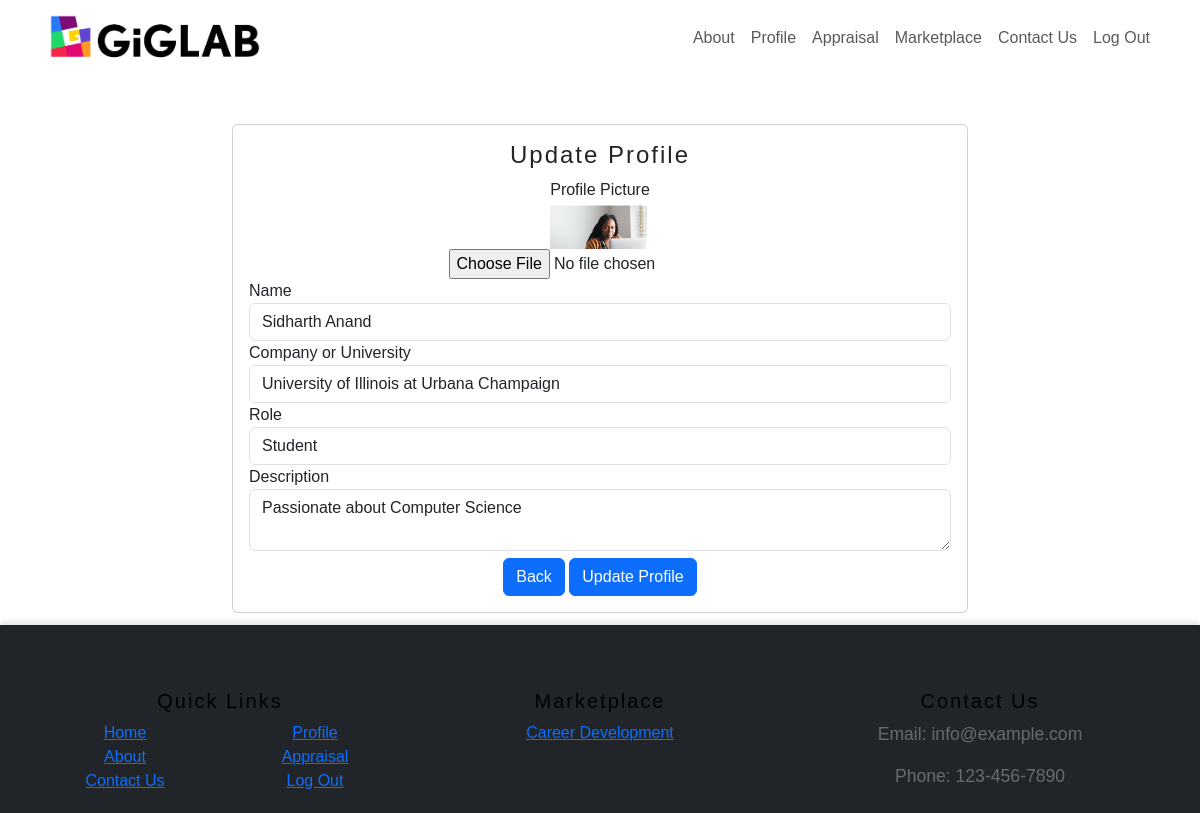
The page /profile/update (signed in) on the database as committed earlier.
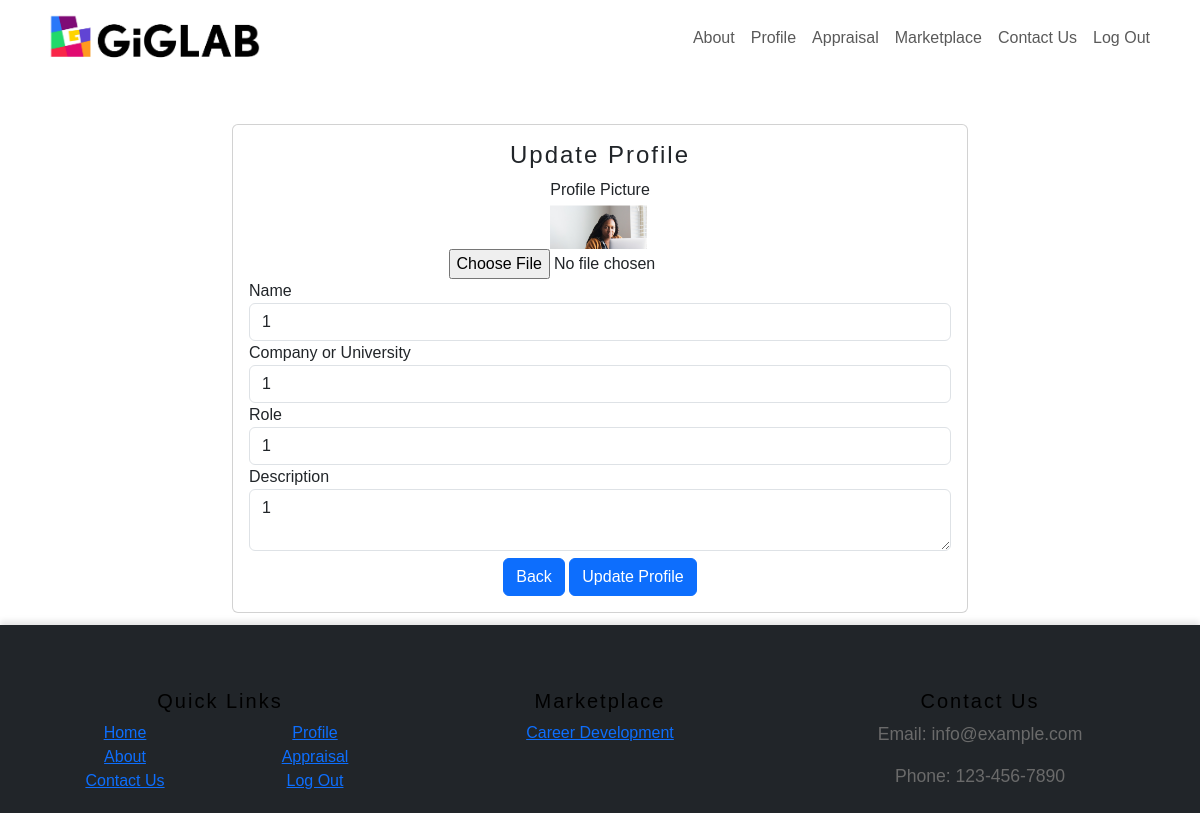
The same page on the database as committed later.
### model.py (models this page shows, shortened)
class User(db.Model):
    id = db.Column(db.Integer, primary_key=True)
    username = db.Column(db.String(50), unique=True)
    password = db.Column(db.String(50))
    response = db.Column(db.JSON)
    score = db.Column(db.JSON)
    profile_picture = db.Column(db.String(255))
    name = db.Column(db.String(50))
    description = db.Column(db.String(255))
    role = db.Column(db.String(50))
    affiliation = db.Column(db.String(50))

### main.py (the view, shortened to what this page needs)
@app.route('/profile/update', methods=['GET', 'POST'])
@login_required
def profile_update():
    user = User.query.filter_by(username=session['username']).first()
    return render_template('profile_update.html', profile_picture_url=user.profile_picture, name=user.name, description=user.description, role=user.role, affiliation=user.affiliation)

### main.py (called while the page is built)
def login_required(f):
    @wraps(f)
    def decorated_function(*args, **kwargs):
        if 'user_id' not in session:
            flash('You need to login first.', 'danger')
            return redirect(url_for('login'))
        return f(*args, **kwargs)
    return decorated_function

### utility.py (called while the page is built)
@app.teardown_appcontext
def teardown_appcontext(exception=None):
    db.session.remove()

### templates/profile_update.html
{% extends "base.html" %}
{% block content %}
<div class="container mt-5">
    <div class="row justify-content-center">
        <div class="col-md-8">
            <div class="card profile-update-card">
                <div class="card-body">
                    <h4 class="card-title text-center">Update Profile</h4>
                    <form method="post" enctype="multipart/form-data">
                        <div class="form-group text-center">
                            <label for="profile-picture-input">Profile Picture</label>
                            <div class="profile-picture-container">
                                <img id="profile-picture-preview" src="{{ url_for('static', filename='uploads/' + profile_picture_url) }}" alt="Profile Picture" class="profile-picture" width="100px" height="auto">
                            </div>
                            <input type="file" id="profile-picture-input" name="profile_picture" class="form-control-file">
                        </div>
                        <div class="form-group">
                            <label for="name-input">Name</label>
                            <input type="text" id="name-input" name="name" value="{{ name }}" class="form-control">
                        </div>
                        <div class="form-group">
                            <label for="affiliation-input">Company or University</label>
                            <input type="text" id="affiliation-input" name="affiliation" value="{{ affiliation }}" class="form-control">
                        </div>
                        <div class="form-group">
                            <label for="role-input">Role</label>
                            <input type="text" id="role-input" name="role" value="{{ role }}" class="form-control">
                        </div>
                        <div class="form-group">
                            <label for="description-input">Description</label>
                            <textarea id="description-input" name="description" class="form-control">{{ description }}</textarea>
                        </div>
                        <div class="text-center">
                            <a href="{{ url_for('profile') }}" class="btn btn-primary" style="margin-top: 1%;">Back</a>
                            <button type="submit" class="btn btn-primary" style="margin-top:1%">Update Profile</button>
                        </div>
                    </form>
                </div>
            </div>
        </div>
    </div>
</div>
{% endblock %}

### templates/base.html (shortened to what this page needs)
<!DOCTYPE html>
<html lang="en">
<head>
    <link href="https://cdn.jsdelivr.net/npm/bootstrap@5.3.0/dist/css/bootstrap.min.css" rel="stylesheet"
>
        <link rel="stylesheet" href="https://cdn.jsdelivr.net/gh/AngeloFaella/CircularProgressBar@1.0/circularProgressBar.css">
</head>
<body>
    <section>
        <nav class="navbar navbar-expand-lg navbar-light bg-white">
            <div class="container">
                <a class="navbar-brand" href="/">
                    <div class="d-flex align-items-center">
                        <img src="/static/images/logo.jpg" alt="GigLabs Logo" width="100%" height="50" class="me-2">
                    </div>
                </a>
                <div class="collapse navbar-collapse justify-content-end" id="navbarNav">
                    <ul class="navbar-nav">
                        {% if 'username' not in session %}
                        <li class="nav-item">
                            <a class="nav-link" href="/about">About</a>
                        </li>
                        <li class="nav-item">
                            <a class="nav-link" href="/#contact">Contact Us</a>
                        </li>
                        <li class="nav-item">
                            <a class="nav-link" href="/login">Log In</a>
                        </li>
                        <li class="nav-item">
                            <a class="nav-link" href="/signup">Sign Up</a>
                        </li>
                        {% else %}
                        <li class="nav-item">
                            <a class="nav-link" href="/about">About</a>
                        </li>
                        <li class="nav-item">
                            <a class="nav-link" href="/profile">Profile</a>
                        </li>
                        <li class="nav-item">
                            <a class="nav-link" href="/survey">Appraisal</a>
                        </li>
                        <li class="nav-item">
                            <a class="nav-link" href="/marketplace">Marketplace</a>
                        </li>
                        <li class="nav-item">
                            <a class="nav-link" href="/#contact">Contact Us</a>
                        </li>
                        <li class="nav-item">
                            <a class="nav-link" href="/logout">Log Out</a>
                        </li>
                        {% endif %}
                    </ul>
                </div>
            </div>
        </nav>
    </section>
<main>
<section>
        {% block content %}{% endblock %}
</section>
</main>
    <footer class="bg-dark text-white py-1">
        <div class="container" style="margin-top: 5%;">
            <div class="row">
                <div class="col-md-4">
                    <h5>Quick Links</h5>
                    <div class="row">
                        <div class="col-md-6">
                            <ul class="list-unstyled">
                                <li><a href="/">Home</a></li>
                                <li><a href="/about">About</a></li>
                                <li><a href="/#contact">Contact Us</a></li>
                            </ul>
                        </div>
                        <div class="col-md-6">
                            <ul class="list-unstyled">
                                {% if 'username' in session %}
                                <li><a href="/profile">Profile</a></li>
                                <li><a href="/survey">Appraisal</a></li>
                                <li><a href="/logout">Log Out</a></li>
                                {% else %}
                                <li><a href="/login">Log In</a></li>
                                <li><a href="/signup">Sign Up</a></li>
                                {% endif %}
                            </ul>
                        </div>
                    </div>
                </div>
                <div class="col-md-4">
                    <h5>Marketplace</h5>
                    <ul class="list-unstyled">
                        <li><a href="/marketplace">Career Development</a></li>
                    </ul>
                </div>
                <div class="col-md-4">
                    <h5>Contact Us</h5>
                    <p>Email: info@example.com</p>
                    <p>Phone: 123-456-7890</p>
                </div>
            </div>
        </div>
    </footer>
</body>
</html>

### templates/base.html (style rules this page uses)
body { display: flex; flex-direction: column; min-height: 100vh; }
main { flex-grow: 1; margin-bottom: 1%; }
button { background-color: #20D869; color: #fff; border: none; padding: 10px 20px; cursor: pointer; }
* { font-family: 'Montserrat', sans-serif; }
h1, h2, h3, h4, h5, h6 { font-family: 'Montserrat', sans-serif; letter-spacing: 2px; color: #000000; }
p { font-family: 'Montserrat', sans-serif; color: #6a6a6a; font-size: 1.1rem; }
a { font-family: 'Montserrat', sans-serif; }
footer { background-color: white; color: #ffffff; text-align: center; box-shadow: 0px -4px 6px rgba(0, 0, 0, 0.1); }

Rows that differ between the two databases and show on the page:
changed User: name "Sidharth Anand" → (not shown); affiliation "University of Illinois at Urbana Champaign" → (not shown); role "Student" → (not shown); description "Passionate about Computer Science" → (not shown)
Other text that changed with them:
form field name: (not shown) → "1"
form field affiliation: (not shown) → "1"
form field role: (not shown) → "1"
form field description: (not shown) → "1"
